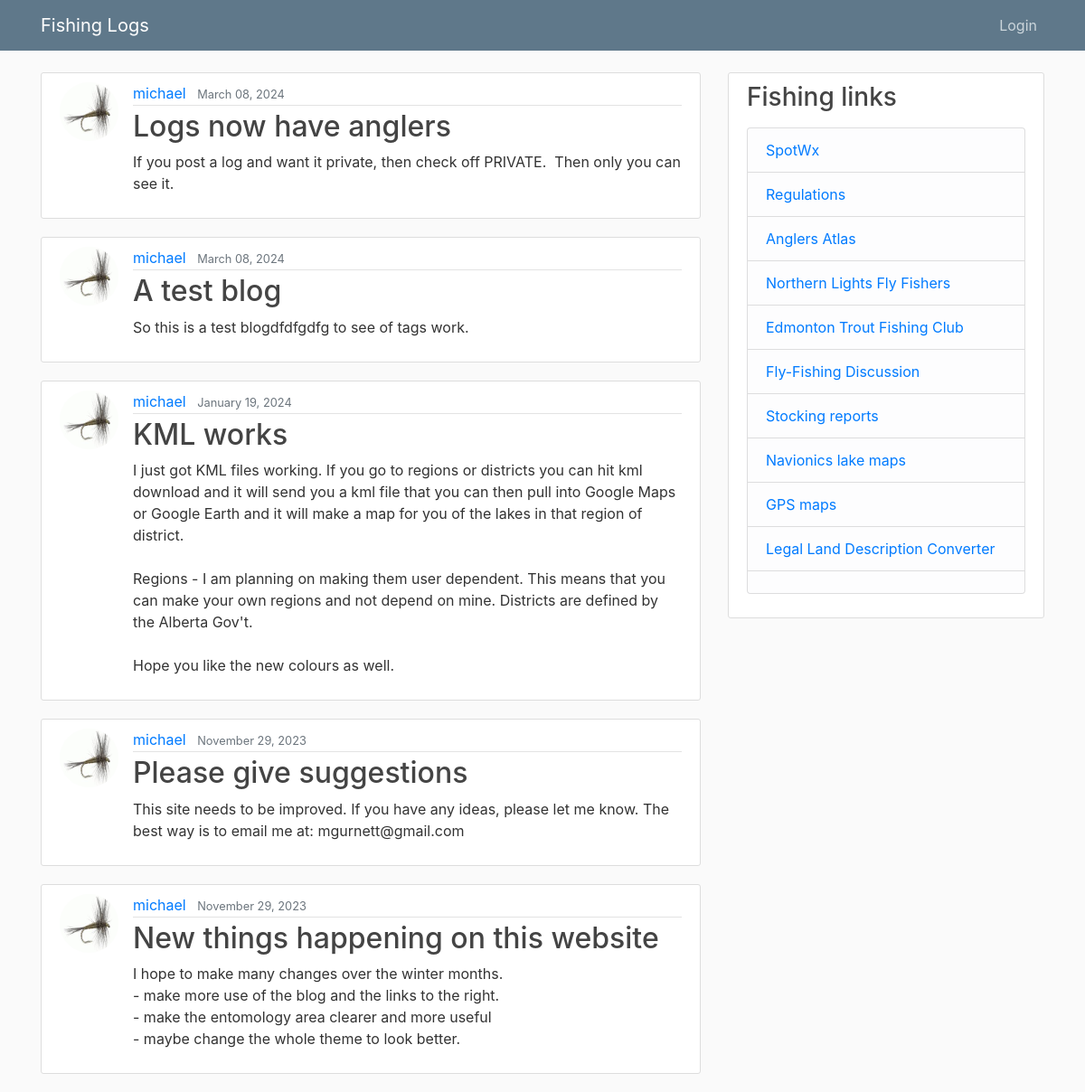
Screenshot of /blog/ with the database file from the repository.
### blog/models.py (models this page shows, shortened)
class Post(models.Model):
    title = models.CharField(max_length=100)
    content = RichTextField (blank=True, null=True)
    date_posted = models.DateTimeField(default=timezone.now)
    author = models.ForeignKey(User, on_delete=models.CASCADE)
    tags = TaggableManager(blank=True)

### users/models.py (models this page shows, shortened)
class Profile(models.Model):
    user = models.OneToOneField(User, on_delete=models.CASCADE)
    image = models.ImageField(default='default.jpg', upload_to='profile_pics')

### blog/views.py (the view)
# urls.py: path('', PostListView.as_view(), name='blog-home'),
class PostListView(ListView):
    model = Post
    template_name = 'blog/home.html'  # <app>/<model>_<viewtype>.html
    context_object_name = 'posts'
    ordering = ['-date_posted']
    paginate_by = 5

### blog/templates/blog/home.html (shortened to what this page needs)
{% extends "blog/base.html" %}
{% block content %}
    {% for post in posts %}
        <article class="media content-section">
          <img class="rounded-circle article-img" src="{{ post.author.profile.image.url }}">
          <div class="media-body">
            <div class="article-metadata">
              <a class="mr-2" href="{% url 'user-posts' post.author.username %}">{{ post.author }}</a>
              <small class="text-muted">{{ post.date_posted|date:"F d, Y" }}</small>
            </div>
            <h2><a class="article-title" href="{% url 'post-detail' post.id %}">{{ post.title }}</a></h2>
            <p class="article-content">{{ post.content }}</p>
          </div>
        </article>
    {% endfor %}
{% endblock content %}

### static/blog/main.css (style rules this page uses)
body { background: #fafafa; color: #333333; margin-top: 5rem; }
h1, h2, h3, h4, h5, h6 { color: #444444; }
.content-section { background: #ffffff; padding: 10px 20px; border: 1px solid #dddddd; border-radius: 3px; margin-bottom: 20px; }
.article-title { color: #444444; }
.article-content { white-space: pre-line; }
.article-img { height: 65px; width: 65px; margin-right: 16px; }
.article-metadata { padding-bottom: 1px; margin-bottom: 4px; border-bottom: 1px solid #e3e3e3 }

### rows the page displays
Post: author.profile.image (placeholder picture), author "michael", date_posted "March 08, 2024", title "Logs now have anglers", content "If you post a log and want it private, then check off PRIVATE. Then only you can see it."
Post: author.profile.image (placeholder picture), author "michael", date_posted "March 08, 2024", title "A test blog", content "So this is a test blogdfdfgdfg to see of tags work."
Post: author.profile.image (placeholder picture), author "michael", date_posted "January 19, 2024", title "KML works", content "I just got KML files working. If you go to regions or districts you can hit kml download and it will send you a kml file that you can then pull into Google Maps or Google Earth and it will make a map for you of the lakes in that region of district. Regions - I am planning on making them user dependent. This means that you can make your own regions and not depend on mine. Districts are defined by the Alberta Gov't. Hope you like the new colours as well."
Post: author.profile.image (placeholder picture), author "michael", date_posted "November 29, 2023", title "Please give suggestions", content "This site needs to be improved. If you have any ideas, please let me know. The best way is to email me at: mgurnett@gmail.com"
Post: author.profile.image (placeholder picture), author "michael", date_posted "November 29, 2023", title "New things happening on this website", content "I hope to make many changes over the winter months. - make more use of the blog and the links to the right. - make the entomology area clearer and more useful - maybe change the whole theme to look better."
